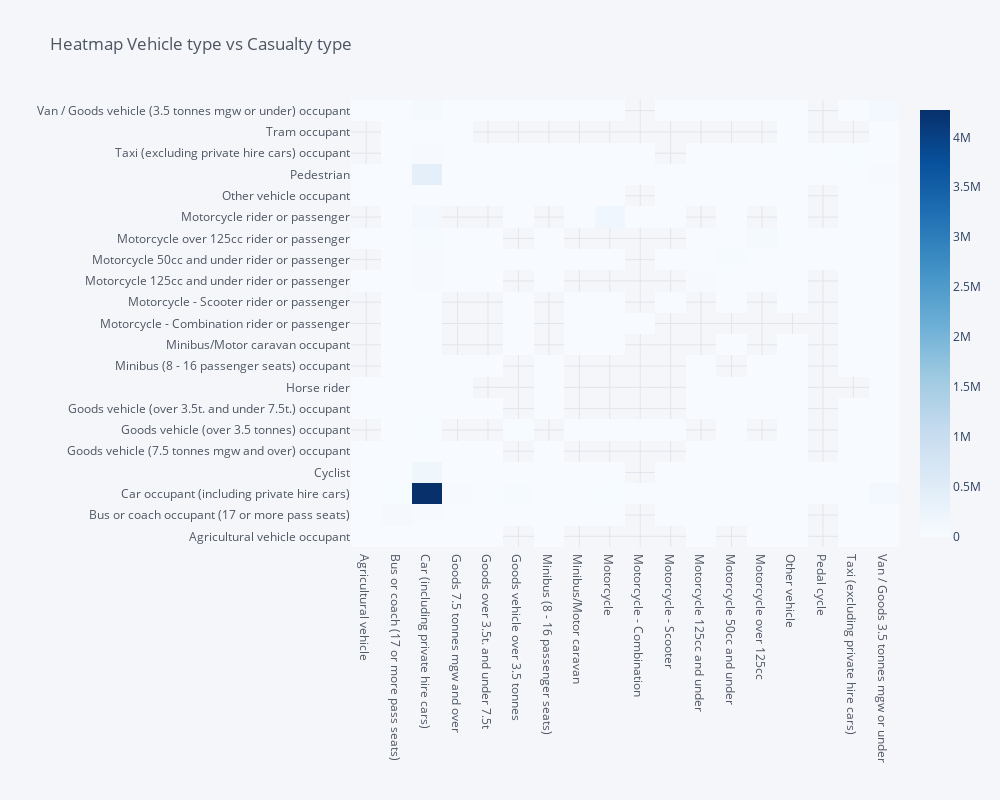

Notebook cell for this chart:
### Code cell
dfh = df_merge.groupby(['Vehicle_Type','Casualty_Type'])['Acc_Index'].count().reset_index()
dfh.pivot(index='Vehicle_Type', columns=['Casualty_Type'], values='Acc_Index').iplot(kind="heatmap"
                                                                                ,colorscale="Blues",
                                                                                 dimensions=(1000,800),
                                                                                  title='Heatmap Vehicle type vs Casualty type')

### Figure 1 — Plotly figure (JSON) as saved in the notebook; plotly's stock layout.template omitted (floating-point values rounded to 4 significant figures; data arrays with more than 128 entries replaced by an {"elided": "..."} marker saying what was removed)
{"data": [{"colorscale": [[0, "rgb(247,251,255)"], [0.125, "rgb(222,235,247)"], [0.25, "rgb(198,219,239)"], [0.375, "rgb(158,202,225)"], [0.5, "rgb(107,174,214)"], [0.625, "rgb(66,146,198)"], [0.75, "rgb(33,113,181)"], [0.875, "rgb(8,81,156)"], [1, "rgb(8,48,107)"]], "type": "heatmap", "x": ["Agricultural vehicle", "Bus or coach (17 or more pass seats)", "Car (including private hire cars)", "Goods 7.5 tonnes mgw and over", "Goods over 3.5t. and under 7.5t", "Goods vehicle over 3.5 tonnes", "Minibus (8 - 16 passenger seats)", "Minibus/Motor caravan", "Motorcycle", "Motorcycle - Combination", "Motorcycle - Scooter", "Motorcycle 125cc and under", "Motorcycle 50cc and under", "Motorcycle over 125cc", "Other vehicle", "Pedal cycle", "Taxi (excluding private hire cars)", "Van / Goods 3.5 tonnes mgw or under"], "y": ["Agricultural vehicle occupant", "Bus or coach occupant (17 or more pass seats)", "Car occupant (including private hire cars)", "Cyclist", "Goods vehicle (7.5 tonnes mgw and over) occupant", "Goods vehicle (over 3.5 tonnes) occupant", "Goods vehicle (over 3.5t. and under 7.5t.) occupant", "Horse rider", "Minibus (8 - 16 passenger seats) occupant", "Minibus/Motor caravan occupant", "Motorcycle - Combination rider or passenger", "Motorcycle - Scooter rider or passenger", "Motorcycle 125cc and under rider or passenger", "Motorcycle 50cc and under rider or passenger", "Motorcycle over 125cc rider or passenger", "Motorcycle rider or passenger", "Other vehicle occupant", "Pedestrian", "Taxi (excluding private hire cars) occupant", "Tram occupant", "Van / Goods vehicle (3.5 tonnes mgw or under) occupant"], "z": {"elided": "21x18 int values"}, "zmax": null, "zmin": null}], "layout": {"height": 800, "legend": {"bgcolor": "#F5F6F9", "font": {"color": "#4D5663"}}, "paper_bgcolor": "#F5F6F9", "plot_bgcolor": "#F5F6F9", "title": {"font": {"color": "#4D5663"}, "text": "Heatmap Vehicle type vs Casualty type"}, "width": 1000, "xaxis": {"autorange": true, "gridcolor": "#E1E5ED", "range": [-0.5, 17.5], "showgrid": true, "tickfont": {"color": "#4D5663"}, "title": {"font": {"color": "#4D5663"}, "text": ""}, "type": "category", "zerolinecolor": "#E1E5ED"}, "yaxis": {"autorange": true, "gridcolor": "#E1E5ED", "range": [-0.5, 20.5], "showgrid": true, "tickfont": {"color": "#4D5663"}, "title": {"font": {"color": "#4D5663"}, "text": ""}, "type": "category", "zerolinecolor": "#E1E5ED"}}}
